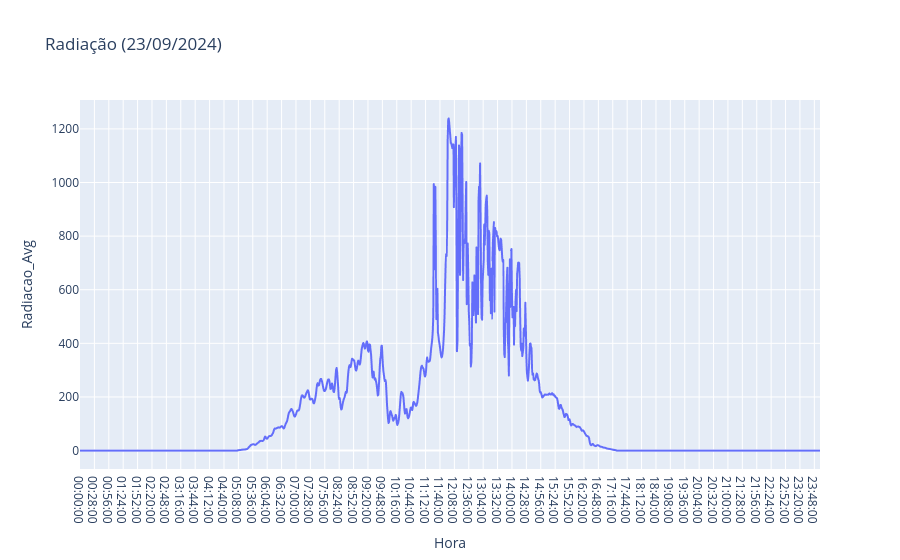

The cell this chart's notebook holds for it:
### Code cell
#Radiação
fig = px.line(df4, x ='Hora', y = "Radiacao_Avg", title="Radiação (23/09/2024)")
fig.show()

### Figure 1 — Plotly figure (JSON) as saved in the notebook; plotly's stock layout.template omitted (floating-point values rounded to 4 significant figures; data arrays with more than 128 entries replaced by an {"elided": "..."} marker saying what was removed)
{"data": [{"hovertemplate": "Hora=%{x}<br>Radiacao_Avg=%{y}<extra></extra>", "legendgroup": "", "line": {"color": "#636efa", "dash": "solid"}, "marker": {"symbol": "circle"}, "mode": "lines", "name": "", "showlegend": false, "type": "scattergl", "x": {"elided": "1440 str values"}, "xaxis": "x", "y": {"elided": "1440 float values"}, "yaxis": "y"}], "layout": {"legend": {"tracegroupgap": 0}, "title": {"text": "Radiação (23/09/2024)"}, "xaxis": {"anchor": "y", "domain": [0, 1], "title": {"text": "Hora"}}, "yaxis": {"anchor": "x", "domain": [0, 1], "title": {"text": "Radiacao_Avg"}}}}
